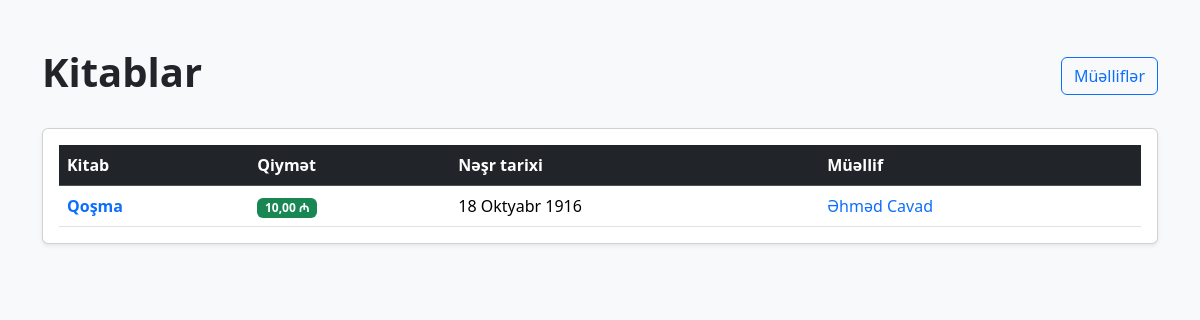
/books/, run on an earlier commit of the app's database.
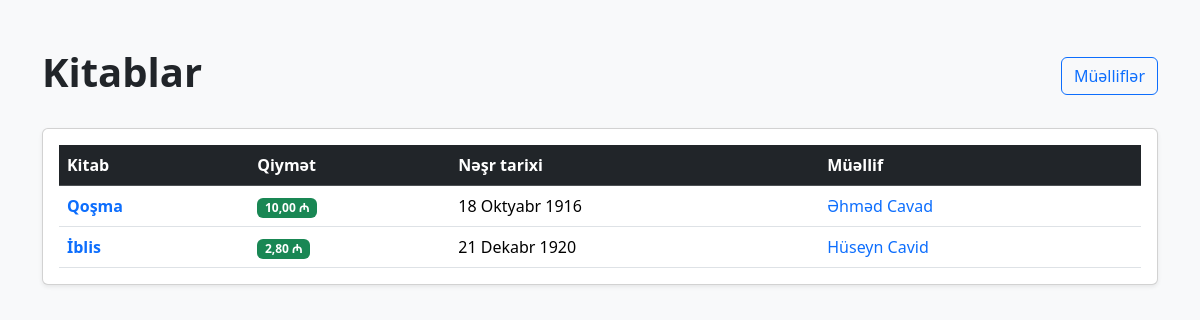
And on a later commit of the database.
### main/models.py (models this page shows, shortened)
class Book(models.Model):
    title = models.CharField(max_length=200)
    description = models.TextField()
    published_date = models.DateField()
    price = models.DecimalField(max_digits=10, decimal_places=2)
    author = models.ForeignKey(
        Author,
        on_delete=models.CASCADE,
        related_name="books"
    )

class Author(models.Model):
    name = models.CharField(max_length=100)
    surname = models.CharField(max_length=100)
    birth_date = models.DateField()
    bio = models.TextField()

### main/views.py (the view)
# urls.py: path("books/", views.books, name="books"),
def books(request):
    books = Book.objects.all()
    context = {
        "books": books
    }
    return render(request, "books.html", context)

### templates/books.html (shortened to what this page needs)
<!DOCTYPE html>
<html lang="az">
<head>
    <link href="https://cdn.jsdelivr.net/npm/bootstrap@5.3.3/dist/css/bootstrap.min.css"
          rel="stylesheet">
</head>
<body class="bg-light">
<div class="container py-5">
    <div class="d-flex justify-content-between align-items-center mb-4">
        <h1 class="fw-bold">Kitablar</h1>
        <a href="{% url 'authors' %}" class="btn btn-outline-primary">
            Müəlliflər
        </a>
    </div>
    <div class="card shadow-sm">
        <div class="card-body">
            <div class="table-responsive">
                <table class="table table-hover align-middle mb-0">
                    <thead class="table-dark">
                    <tr>
                        <th>Kitab</th>
                        <th>Qiymət</th>
                        <th>Nəşr tarixi</th>
                        <th>Müəllif</th>
                    </tr>
                    </thead>
                    <tbody>
                    {% for book in books %}
                    <tr>
                        <td>
                            <a href="{% url 'book_detail' book.id %}"
                               class="fw-semibold text-decoration-none">
                                {{ book.title }}
                            </a>
                        </td>
                        <td>
                            <span class="badge text-bg-success">
                                {{ book.price }} ₼
                            </span>
                        </td>
                        <td>
                            {{ book.published_date }}
                        </td>
                        <td>
                            <a href="{% url 'author_detail' book.author.id %}"
                               class="text-decoration-none">
                                {{ book.author.name }}
                                {{ book.author.surname }}
                            </a>
                        </td>
                    </tr>
                    {% empty %}
                    <tr>
                        <td colspan="4" class="text-center py-4">
                            Heç bir kitab yoxdur.
                        </td>
                    </tr>
                    {% endfor %}
                    </tbody>
                </table>
            </div>
        </div>
    </div>
</div>
</body>
</html>

What changed in the data, as far as the page shows it:
added Book: title "İblis", price "2,80", published_date "21 Dekabr 1920", author.name "Hüseyn", author.surname "Cavid"
